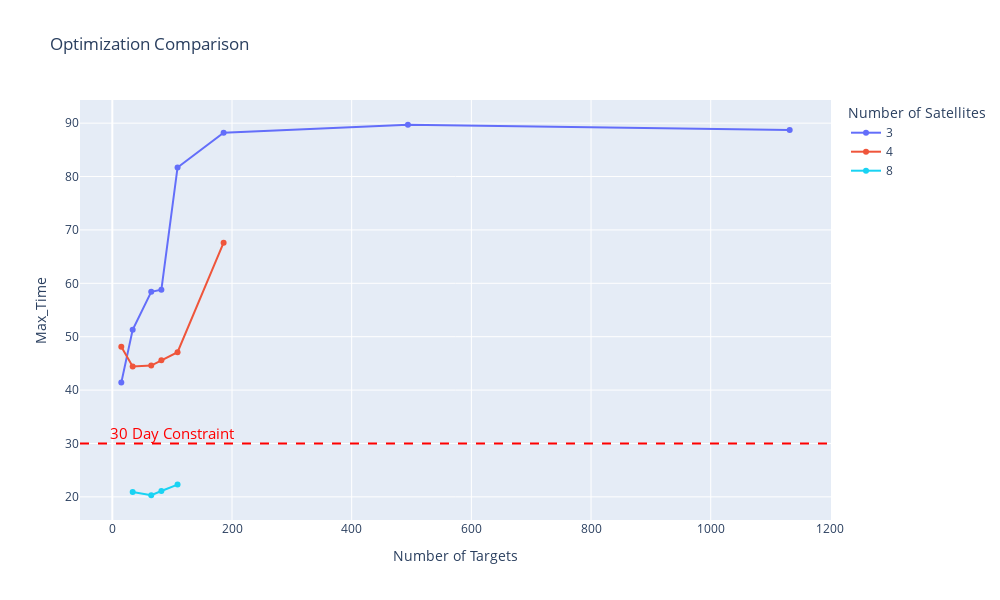

Notebook code cell kept with this figure:
### Code cell
Generate_Performance_Curve(cost_curve_dict, plot_title='Optimization Comparison')

### Figure 1 — Plotly figure (JSON) as saved in the notebook; plotly's stock layout.template omitted (floating-point values rounded to 4 significant figures)
{"data": [{"mode": "lines+markers", "name": "3", "type": "scatter", "x": [15, 34, 65, 82, 109, 186, 494, 1132], "y": [41.4, 51.3, 58.4, 58.8, 81.7, 88.2, 89.7, 88.7]}, {"mode": "lines+markers", "name": "4", "type": "scatter", "x": [15, 34, 65, 82, 109, 186], "y": [48.1, 44.4, 44.6, 45.6, 47.1, 67.6]}, {"mode": "lines+markers", "name": "5", "type": "scatter", "x": [], "y": []}, {"mode": "lines+markers", "name": "6", "type": "scatter", "x": [], "y": []}, {"mode": "lines+markers", "name": "7", "type": "scatter", "x": [], "y": []}, {"mode": "lines+markers", "name": "8", "type": "scatter", "x": [34, 65, 82, 109], "y": [20.9, 20.3, 21.1, 22.3]}, {"mode": "lines+markers", "name": "9", "type": "scatter", "x": [], "y": []}, {"mode": "lines+markers", "name": "10", "type": "scatter", "x": [], "y": []}, {"mode": "lines+markers", "name": "11", "type": "scatter", "x": [], "y": []}, {"mode": "lines+markers", "name": "12", "type": "scatter", "x": [], "y": []}], "layout": {"annotations": [{"font": {"color": "red", "size": 15}, "showarrow": false, "text": "30 Day Constraint", "x": 100, "y": 32}], "height": 600, "legend": {"title": {"text": "Number of Satellites"}}, "shapes": [{"line": {"color": "red", "dash": "dash"}, "type": "line", "x0": 0, "x1": 1, "xref": "x domain", "y0": 30, "y1": 30, "yref": "y"}], "title": {"text": "Optimization Comparison"}, "width": 1000, "xaxis": {"title": {"text": "Number of Targets"}}, "yaxis": {"title": {"text": "Max_Time"}}}}
